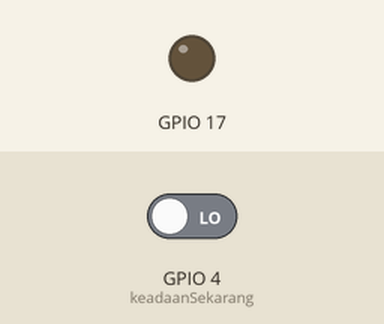
The program below on a simulated Raspberry Pi (BCM pin numbers). On the bench: output pins drawn as LEDs (lit = HIGH). The test bench sets the inputs (shaded band); at power-on: GPIO 4 (keadaanSekarang) LOW.

Above: at 1.2 s.
1.3 s: GPIO 4 (keadaanSekarang) driven HIGH
At 2.3 s:
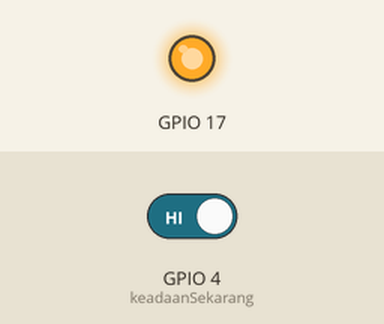
Timing chart, 0 to 4.3 s (numbered marks = the images above; inputs shaded):
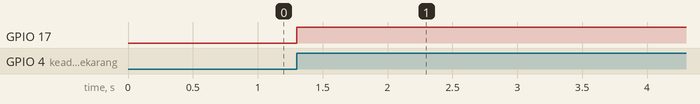

The program:

onoff.py
```python
# ----------------------------------------
# onoff.py
#
# Contoh untuk membuat tombol
#   berfungsi sebagai tombol on atau off
#   ketika ditekan
# ----------------------------------------

import RPi.GPIO as GPIO
import time

GPIO.setwarnings(False)

GPIO.setmode(GPIO.BCM)
GPIO.setup(17, GPIO.OUT)
GPIO.setup(4, GPIO.IN)

# Variabel pengingat
ledMenyala = 0
keadaanSebelum = 0

# Pastikan LED mati
GPIO.output(17, GPIO.LOW)

while True:
    # Baca keadaan tombol
    keadaanSekarang = GPIO.input(4)

    if (keadaanSekarang != keadaanSebelum) and \
       (keadaanSekarang == 1):
        ledMenyala = 1 - ledMenyala

        GPIO.output(17, ledMenyala)

        time.sleep(0.3)

    keadaanSebelum = keadaanSekarang
```

Measured:
- after the input at 1.3 s, GPIO 17: LOW → HIGH at once
